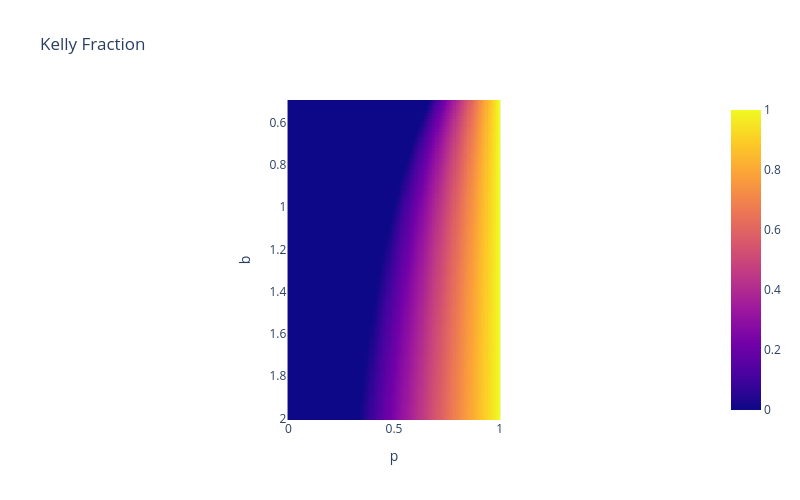

Notebook cell for this chart:
### Code cell
# write a function to calculate the kelly fraction
def kelly_fraction(b, p):
    q = 1 - p
    return max(0, (b*p - q) / b)    # floor at 0 (ignore negative expected returns)

# calculate kelly fraction for different values of b and p as a dataframe, with b as rows and p as columns
bs = np.linspace(0.5, 2.0, 100)
ps = np.linspace(0, 1, 100)
fracs = []
for b in bs:
    for p in ps:
        fracs.append(kelly_fraction(b, p))
fracs = np.array(fracs).reshape(len(bs), len(ps))
df_fracs = pd.DataFrame(fracs, index=bs, columns=ps)

# plot kelly fraction as heatmap
fig = px.imshow(df_fracs, title="Kelly Fraction")
fig.update_xaxes(title_text="p")
fig.update_yaxes(title_text="b")
fig.show()

### Figure 1 — Plotly figure (JSON) as saved in the notebook; plotly's stock layout.template omitted (floating-point values rounded to 4 significant figures; data arrays with more than 128 entries replaced by an {"elided": "..."} marker saying what was removed)
{"data": [{"coloraxis": "coloraxis", "hovertemplate": "x: %{x}<br>y: %{y}<br>color: %{z}<extra></extra>", "name": "0", "type": "heatmap", "x": [0.0, 0.0101, 0.0202, 0.0303, 0.0404, 0.05051, 0.06061, 0.07071, 0.08081, 0.09091, 0.101, 0.1111, 0.1212, 0.1313, 0.1414, 0.1515, 0.1616, 0.1717, 0.1818, 0.1919, 0.202, 0.2121, 0.2222, 0.2323, 0.2424, 0.2525, 0.2626, 0.2727, 0.2828, 0.2929, 0.303, 0.3131, 0.3232, 0.3333, 0.3434, 0.3535, 0.3636, 0.3737, 0.3838, 0.3939, 0.404, 0.4141, 0.4242, 0.4343, 0.4444, 0.4545, 0.4646, 0.4747, 0.4848, 0.4949, 0.5051, 0.5152, 0.5253, 0.5354, 0.5455, 0.5556, 0.5657, 0.5758, 0.5859, 0.596, 0.6061, 0.6162, 0.6263, 0.6364, 0.6465, 0.6566, 0.6667, 0.6768, 0.6869, 0.697, 0.7071, 0.7172, 0.7273, 0.7374, 0.7475, 0.7576, 0.7677, 0.7778, 0.7879, 0.798, 0.8081, 0.8182, 0.8283, 0.8384, 0.8485, 0.8586, 0.8687, 0.8788, 0.8889, 0.899, 0.9091, 0.9192, 0.9293, 0.9394, 0.9495, 0.9596, 0.9697, 0.9798, 0.9899, 1.0], "xaxis": "x", "y": [0.5, 0.5152, 0.5303, 0.5455, 0.5606, 0.5758, 0.5909, 0.6061, 0.6212, 0.6364, 0.6515, 0.6667, 0.6818, 0.697, 0.7121, 0.7273, 0.7424, 0.7576, 0.7727, 0.7879, 0.803, 0.8182, 0.8333, 0.8485, 0.8636, 0.8788, 0.8939, 0.9091, 0.9242, 0.9394, 0.9545, 0.9697, 0.9848, 1.0, 1.015, 1.03, 1.045, 1.061, 1.076, 1.091, 1.106, 1.121, 1.136, 1.152, 1.167, 1.182, 1.197, 1.212, 1.227, 1.242, 1.258, 1.273, 1.288, 1.303, 1.318, 1.333, 1.348, 1.364, 1.379, 1.394, 1.409, 1.424, 1.439, 1.455, 1.47, 1.485, 1.5, 1.515, 1.53, 1.545, 1.561, 1.576, 1.591, 1.606, 1.621, 1.636, 1.652, 1.667, 1.682, 1.697, 1.712, 1.727, 1.742, 1.758, 1.773, 1.788, 1.803, 1.818, 1.833, 1.848, 1.864, 1.879, 1.894, 1.909, 1.924, 1.939, 1.955, 1.97, 1.985, 2.0], "yaxis": "y", "z": {"elided": "100x100 float values"}}], "layout": {"coloraxis": {"colorscale": [[0, "#0d0887"], [0.1111, "#46039f"], [0.2222, "#7201a8"], [0.3333, "#9c179e"], [0.4444, "#bd3786"], [0.5556, "#d8576b"], [0.6667, "#ed7953"], [0.7778, "#fb9f3a"], [0.8889, "#fdca26"], [1, "#f0f921"]]}, "height": 500, "title": {"text": "Kelly Fraction"}, "width": 800, "xaxis": {"anchor": "y", "constrain": "domain", "domain": [0, 1], "scaleanchor": "y", "title": {"text": "p"}}, "yaxis": {"anchor": "x", "autorange": "reversed", "constrain": "domain", "domain": [0, 1], "title": {"text": "b"}}}}
